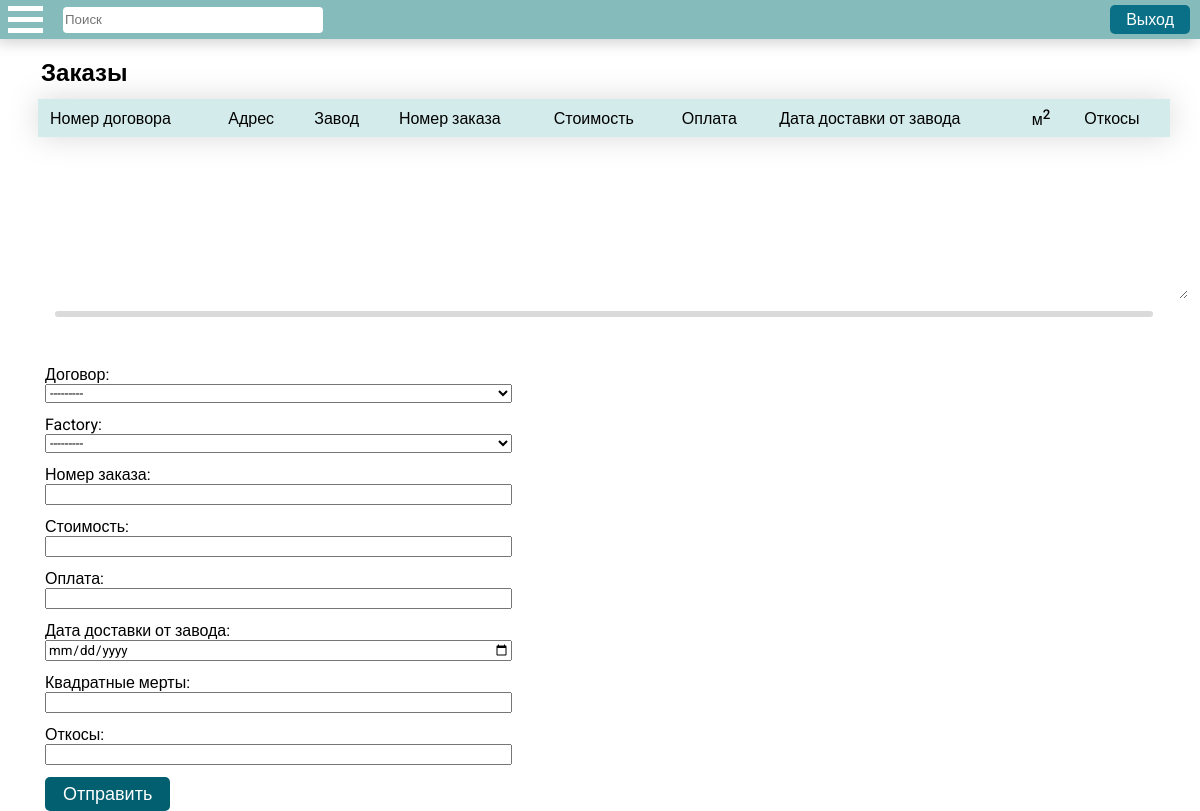
Page /forms/orders (signed in) on the earlier database version.
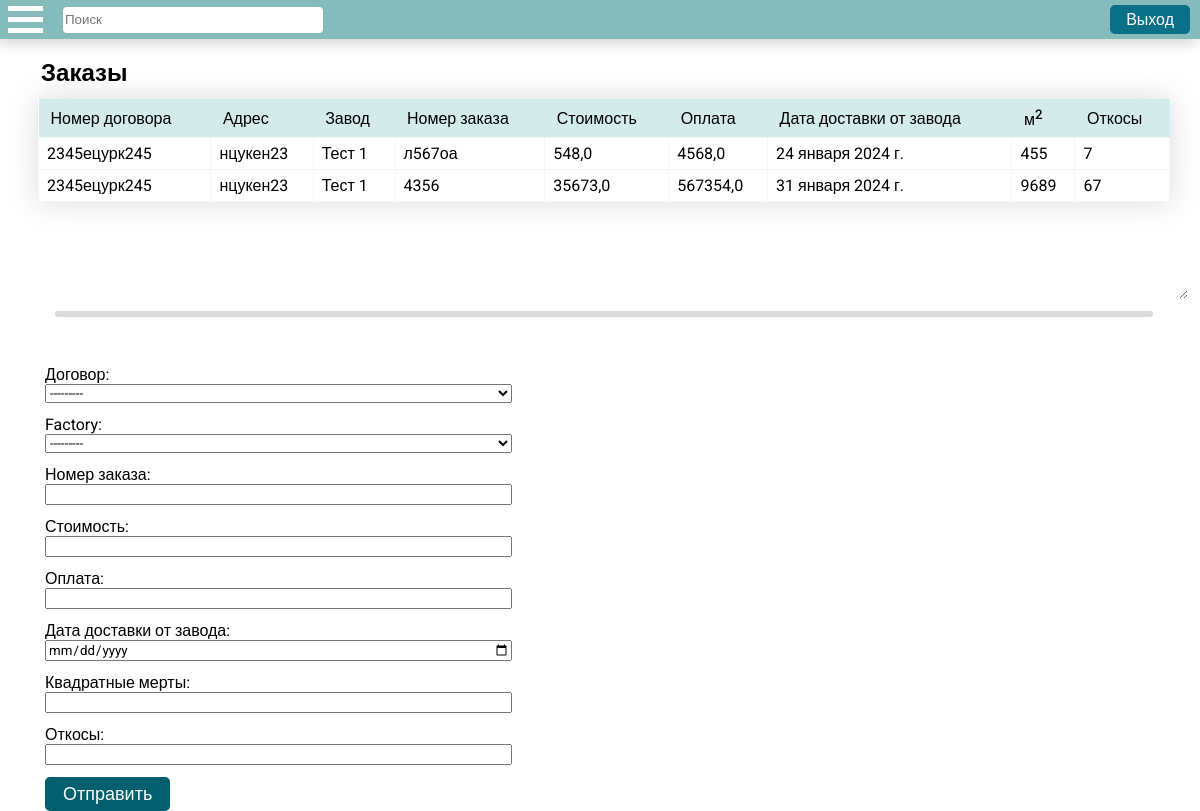
Same page on the later database version.
### apps/main_forms/models.py (models this page shows)
class Orders(models.Model):
    contract = models.ForeignKey(Contracts, on_delete=models.CASCADE)
    factory = models.CharField(max_length=255, verbose_name='Завод')                        # Завод.
    order_number = models.CharField(max_length=255, verbose_name='Номер заказа')            # Номер заказа.
    price = models.FloatField(verbose_name='Стоимость')                                     # Стоимость.
    payment = models.FloatField(verbose_name='Оплата')                                      # Оплата.
    delivery_date = models.DateField(verbose_name='Дата доставки от завода')                # Дата доставки от завода.
    square_meters = models.CharField(max_length=255, verbose_name='Квадратные мерты')       # м2.
    slopes = models.CharField(max_length=255, verbose_name='Откосы')                        # Откосы.
    objects = models.Manager()

class Contracts(models.Model):
    customer = models.ForeignKey(Customers, on_delete=models.CASCADE)
    contract_number = models.CharField(max_length=255, verbose_name='Номер договора')       # Номер договора.
    address = models.CharField(max_length=255, verbose_name='Адрес')                        # Адрес
    price = models.FloatField(verbose_name='Цена')                                          # Цена.
    prepayment = models.FloatField(verbose_name='Предоплата')                               # Предоплата.
    debt = models.FloatField(verbose_name='Долг')                                           # Долг.
    delivery_date_by_contract = models.DateField(verbose_name='Дата доставки по договору')  # Дата доставки по договору.
    objects = models.Manager()
    def __str__(self):
        return self.contract_number

### apps/main_forms/views.py (the view)
# urls.py: path("forms/orders", views.create_order, name="create_order"),
def create_order(request):
    table_data = Orders.objects.all()
    return create_entity(request, table_data, OrdersForm, "main_forms/orders.html", ("orders", "Заказы"))

### apps/main_forms/models.py (called while the page is built)
    def __str__(self):
        return self.factory

### apps/main_forms/views.py (called while the page is built)
@login_required(login_url='/users/login/')
def create_entity(request, table_data, form_class, template_name, this_page):
    register_url = reverse('users:register')
    login_url = reverse('users:login')
    logout_url = reverse('users:logout')
    if request.method == 'POST':
        form = form_class(request.POST)
        if form.is_valid():
            task = form.save(commit=False)
            task.save()
    else:
        form = form_class
    context = {
        'table_data': table_data,
        "form": form,
        "this_page": this_page[0],
        "page_label": this_page[1],
        'register_url': register_url,
        'login_url': login_url,
        'logout_url': logout_url,
    }
    return render(request, template_name, context=context)

### apps/main_forms/templates/main_forms/orders.html (shortened to what this page needs)
{% extends "main_forms/base.html" %}
{% block form_block %}
<div class="table-container">
  <table>
    <thead>
      <tr>
        <th>Номер договора</th>
        <th>Адрес</th>
        <th>Завод</th>
        <th>Номер заказа</th>
        <th>Стоимость</th>
        <th>Оплата</th>
        <th>Дата доставки от завода</th>
        <th>м<sup>2</sup></th>
        <th>Откосы</th>
      </tr>
    </thead>
    <tbody>
      {% for row in table_data %}
      <tr>
        <td>{{ row.contract.contract_number }}</td>
        <td>{{ row.contract.address }}</td>
        <td>{{ row.factory }}</td>
        <td>{{ row.order_number }}</td>
        <td>{{ row.price }}</td>
        <td>{{ row.payment }}</td>
        <td>{{ row.delivery_date }}</td>
        <td>{{ row.square_meters }}</td>
        <td>{{ row.slopes }}</td>
      </tr>
      {% endfor %}
    </tbody>
  </table>
</div>
<div class="resize-handle"></div>
{% if user.is_superuser %}
<form action="{% url 'create_order' %}" method="post">
  {{ form.as_div }}
  <button class="sumbit-button" type="submit" name="submit">Отправить</button>
</form>
{% endif %}
{% endblock %}

Differences in the rows shown:
added Orders: contract.contract_number "2345ецурк245", contract.address "нцукен23", factory "Тест 1", order_number "л567оа", price "548,0", payment "4568,0", delivery_date "24 января 2024 г.", square_meters "455", slopes "7"
added Orders: contract.contract_number "2345ецурк245", contract.address "нцукен23", factory "Тест 1", order_number "4356", price "35673,0", payment "567354,0", delivery_date "31 января 2024 г.", square_meters "9689", slopes "67"
